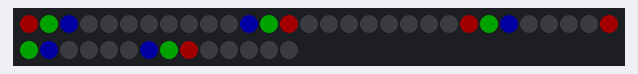
The sketch below on a simulated Arduino Uno, built with avr-gcc and run on an emulated ATmega328P. On the bench: 44 RGB LEDs in strip order, left to right, continuing on the next row. Dim RGB values are drawn brighter than linear.

Above: at 0.15 s.
At 5.1 s:
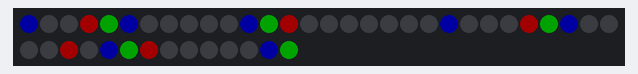
At 10.05 s:
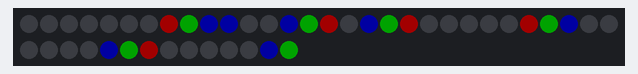
At 19.95 s:
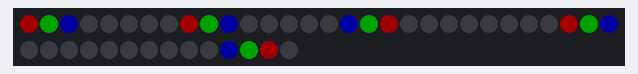
At 29.84 s:
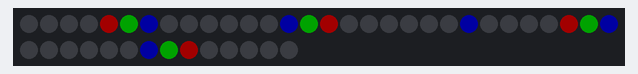
At 39.84 s:
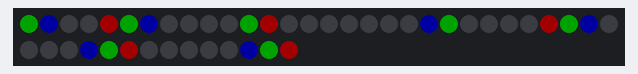

The sketch:

MiniMatrix2_6_Final2.ino
```cpp
#include <Adafruit_NeoPixel.h>
#define PIN 6
// Add an if i = 0 and this is not the first time, check k- the i reset value and go up
// Parameter 1 = number of pixels in strip
// Parameter 2 = pin number (most are valid)
// Parameter 3 = pixel type flags, add together as needed:
//   NEO_KHZ800  800 KHz bitstream (most NeoPixel products w/WS2812 LEDs)
//   NEO_KHZ400  400 KHz (classic 'v1' (not v2) FLORA pixels, WS2811 drivers)
//   NEO_GRB     Pixels are wired for GRB bitstream (most NeoPixel products)
//   NEO_RGB     Pixels are wired for RGB bitstream (v1 FLORA pixels, not v2)
Adafruit_NeoPixel pixels = Adafruit_NeoPixel(44, 3, NEO_GRB + NEO_KHZ800);  //44 Needs to be changed to 330 when running reg. code. Pin (3) matters too
void setup() {
  pixels.begin();
  pixels.show();
  pixels.setBrightness(50);
} //void setup()
int iStart = 0; //Only exists for testing
void loop() {
  int length = 11; //Please only change these void loop variables and the delay, no other code
  int rain_space = 9; //should always be less than length (otherwise this code is inefficient for the purpose)
  int clm_num = 4;
  int random [10] = {0,3,4,2,0,5,2,5,1,3};
  int rand = 0;
  int offset [4] = {5,3,0,1};
  int offst = 0;
  int rand1 = 0;
  int rand2 = 0;
  int rand1prev = 0;
  int rand2prev = 0;

  //If anyone cares about having a start up animation, ask me and I will add a boolean here

  int botRed = 0; //71
  int botGreen = 0; //116
  int botBlue = 180; //255

  int midRed = 0; //51
  int midGreen = 180; //106
  int midBlue = 0; //72

  int topRed = 180; //71
  int topGreen = 0; //116
  int topBlue = 0; //156
 	for(int i=iStart; i>-1; i++){
      	int kStart = floor(i/rain_space); //I need this to find a value close to what k should be so the arduino does less work (I would like help)
   		for (int j=0; j<clm_num; j++){
          	offst = offset [(3*j)%4];
      		for(int k=kStart; k>-2; k++){
                if ((j==clm_num-1) && (k == 10 + floor(length/rain_space))) {
                i=-2; //resets i
                k=-3;
                } else {
                    if (k == -1) {
                        k++;
                    }
                    if ((k>=0)&& (k <= floor(length/rain_space))) {
                        rand = random [ ( ((j%10)+1) * ((k%10)+1)+((rand1prev%10)+1) * ((rand2prev%10)+1) + (j%10) + (k%10) )%10];
                    }else{
                    	rand = random [ ( ((j%10)+1) * ((k%10)+1)+((rand1%10)+1) * ((rand2%10)+1) + (j%10) + (k%10) )%10];//a random value from 'random' array
                    }
                    int pixelPlace = i-(k*rain_space + rand) + length -offst;
                    if (j%2 == 0) {
                        if (pixelPlace >= 0 && pixelPlace<= length-1) {
                            pixels.setPixelColor((j*length)+pixelPlace, pixels.Color(botRed,botGreen,botBlue));
                            if ((pixelPlace) >= 1) {
                                pixels.setPixelColor((j*length)+pixelPlace-1, pixels.Color(midRed,midGreen,midBlue));
                                if (pixelPlace >= 2) {
                                    pixels.setPixelColor((j*length)+pixelPlace-2, pixels.Color(topRed,topGreen,topBlue));
                                    if (pixelPlace >= 3) {
                                        pixels.setPixelColor((j*length)+pixelPlace-3, pixels.Color(0,0,0));
                                    }
                                }
                            }
                      }else if ((pixelPlace >= length) && (pixelPlace <= length + 2)) {
                          pixels.setPixelColor((j*length)+pixelPlace-3, pixels.Color(0,0,0));
                          if (pixelPlace <= length +1) {
                              pixels.setPixelColor((j*length)+pixelPlace-2, pixels.Color(topRed,topGreen,topBlue));
                              if (pixelPlace <= length) {
                                  pixels.setPixelColor((j*length)+pixelPlace-1, pixels.Color(midRed,midGreen,midBlue));
                              }
                          }
                      }else  if (pixelPlace < 0){
                        k=-3;
                      }
                    }
                    if (j%2 == 1) {//could be else, kept for readabilityhttps://circuits.io/help
                        if (pixelPlace >= 0 && pixelPlace <= length-1) {
                            pixels.setPixelColor(((j+1)*length-1)- pixelPlace , pixels.Color(botRed,botGreen,botBlue));
                            if (pixelPlace >= 1) {
                                pixels.setPixelColor(((j+1)*length-1)- pixelPlace +1, pixels.Color(midRed,midGreen,midBlue));
                                if (pixelPlace >= 2) {
                                    pixels.setPixelColor(((j+1)*length-1)- pixelPlace +2, pixels.Color(topRed,topGreen,topBlue));
                                    if (pixelPlace >= 3){
                                        pixels.setPixelColor(((j+1)*length-1)- pixelPlace +3, pixels.Color(0,0,0));
                                    }
                                }
                            }
                        }else if (pixelPlace >= length && pixelPlace <= length + 2) {
                            pixels.setPixelColor(((j+1)*length-1)- pixelPlace +3, pixels.Color(0,0,0));
                            if (pixelPlace <= length +1) {
                                pixels.setPixelColor(((j+1)*length-1)-pixelPlace+2, pixels.Color(topRed,topGreen,topBlue));
                                if (pixelPlace <= length) {
                                    pixels.setPixelColor(((j+1)*length-1)-pixelPlace+1, pixels.Color(midRed,midGreen,midBlue));
                                }
                            }
                        } else  if (pixelPlace < 0){
                          k=-3;
                        }
                    }
                }
          }
      }
      delay(100); // Delay for a period of time (in milliseconds).
      pixels.show();
      iStart=0; //Only for testing
      if (i==-2) {
      	  rand1prev = rand1;
          rand2prev = rand2;
          rand1++;
          if (rand1==10) {
              rand2++;
              rand1 = 0;
              if (rand2==10) {
                	rand2=0;
              }
          }
      }
   } //for(int i=0; i<length; i++)
}//void loop()
```
